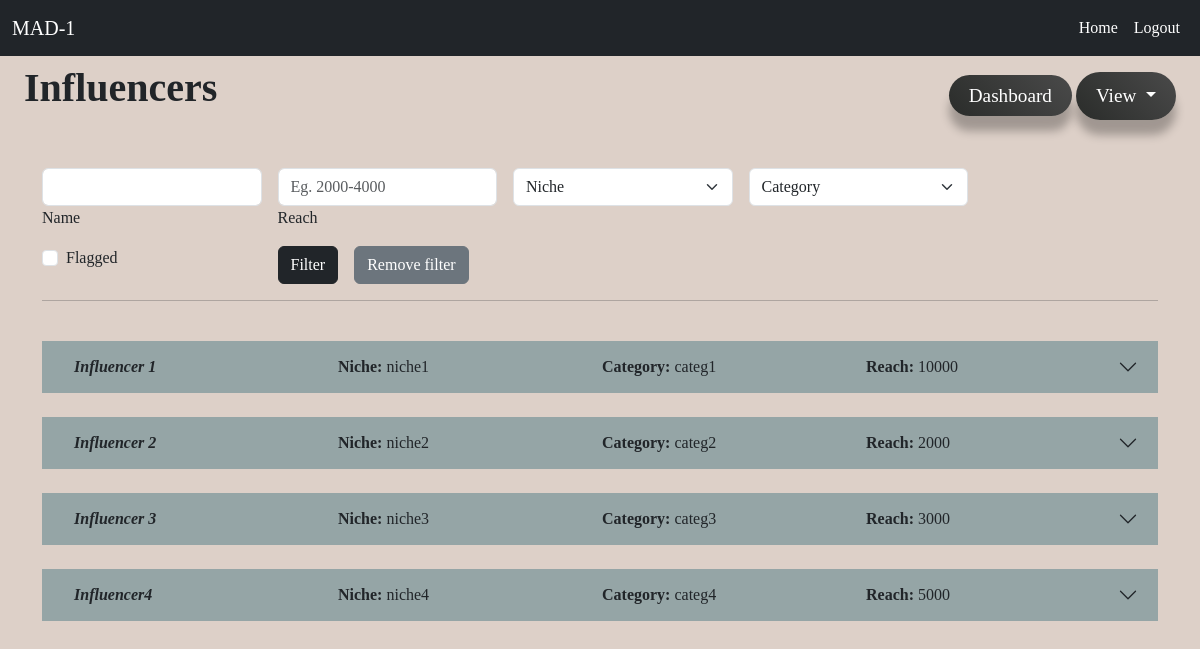
Page /admin/view_influencers (signed in) on the committed database.
### website/models.py (models this page shows)
class Influencer(db.Model):
    __tablename__ = 'influencer'
    id = db.Column(db.Integer, db.ForeignKey('user.id'), primary_key=True)
    name = db.Column(db.String, nullable=False)
    category = db.Column(db.String(100), nullable=False)
    niche = db.Column(db.String(100), nullable=False)
    reach = db.Column(db.Integer, nullable=False)
    earning = db.Column(db.Float, nullable=True)
    user = db.relationship('User', back_populates='influencer')
    ad_requests = db.relationship('AdRequest', back_populates='influencer')
    negotiations = db.relationship('Negotiation', back_populates='influencer')

### website/views.py (the view, shortened to what this page needs)
@views.route('/admin/view_influencers',methods=['GET','POST'])
@login_required
def view_influencers():
    influencers = Influencer.query.all()
    return render_template('view_influencers.html', user=current_user, influencers=influencers)

### website/__init__.py (called while the page is built)
def create_app():
    myapp = Flask(__name__)
    myapp.config['SECRET_KEY'] = 'mysecretkey'
    myapp.config['SQLALCHEMY_DATABASE_URI'] = 'sqlite:///database.sqlite3'
    db.init_app(myapp)
    api.init_app(myapp)
    from .auth import auth
    from .views import views
    myapp.register_blueprint(views,url_prefix = '/')
    myapp.register_blueprint(auth,url_prefix = '/auth')
    with myapp.app_context():
        db.create_all()
    login_manager = LoginManager()
    login_manager.login_view = 'views.home'
    login_manager.init_app(myapp)
    @login_manager.user_loader
    def load_user(user_id):
        return User.query.get(int(user_id))
    return myapp

### website/templates/view_influencers.html (shortened to what this page needs)
{% extends 'base.html' %}
{% block content %}
<div class="container-fluid" >
    <div class="d-flex align-items-left align-items-md-center flex-column flex-md-row pt-2 pb-4">
        <div>
            <h1 class="fw-bold mb-3">Influencers</h1>
        </div>
        <div class="ms-md-auto py-2 py-md-0">
            <a href="{{ url_for('views.admin_dashboard') }}" class="d-inline btn grey-btn">Dashboard</a>
            <div class="d-inline dropdown">
                <a class="dropdown-toggle btn grey-btn" href="#" role="button" data-bs-toggle="dropdown" aria-expanded="false">
                View
                </a>
            </div>
        </div>
    </div>
    <div class="container mt-3">
        <div class="row content-justify-center">
            <div class="col-md-10">
                  <form class="row gx-3 gy-2" action="{{ url_for('views.view_influencers') }}" method="post">
                    <div class="col-sm-3">
                        <input type="text" name="name" class="form-control" id="name">
                        <label class="form-label" for="name">Name</label>
                    </div>
                    <div class="col-sm-3">
                        <input type="text" name="reach" class="form-control" id="reach" placeholder="Eg. 2000-4000">
                        <label class="form-label" for="budget">Reach</label>
                    </div>
                    <div class="col-sm-3">
                        <select class="form-select" id="specificSizeSelect" name="niche">
                            <option value="" disabled selected>Niche</option>
                        </select>
                    </div>
                    <div class="col-sm-3">
                        <select class="form-select" id="specificSizeSelect" name="category">
                            <option value="" disabled selected>Category</option>
                        </select>
                    </div>
                    <div class="col-sm-3">
                        <div class="form-check">
                            <input class="form-check-input" type="checkbox" name="flagged" value="True" id="flexCheckChecked">
                            <label class="form-check-label" for="flexCheckChecked">
                                Flagged
                            </label>
                        </div>
                    </div>
                    <div class="col-auto">
                        <button type="submit" class="btn btn-dark">Filter</button>
                    </div>
                    <div class="col-auto">
                        <a href="{{ url_for('views.view_influencers') }}"><button type="submit" class="btn btn-secondary">Remove filter</button></a>
                    </div>
                </form>
             </div>
        </div>
        <hr>
        <br>
        {% if influencers %}
            {% for inf in influencers %}
            <div class="accordion accordion-flush" id="admin-view">
                <div class="accordion-item">
                <h2 class="accordion-header" id="flush-headingOne">
                    <button class="accordion-button collapsed" type="button" data-bs-toggle="collapse" data-bs-target="#{{ inf.id }}" aria-expanded="false" aria-controls="flush-collapseOne" {% if inf.user.flagged=='True' %}id='flagged'{% endif %}>
                        <div class="container">
                            <div class="row">
                                <div class="col">
                                    <strong><em>{{ inf.name }}</em></strong>
                                </div>
                                <div class="col">
                                  <strong>Niche:</strong> {{ inf.niche }}
                                </div>
                                <div class="col">
                                  <strong>Category:</strong> {{ inf.category }}
                                </div>
                                <div class="col">
                                    <strong>Reach:</strong> {{ inf.reach }}
                                </div>
                            </div>
                        </div>
                    </button>
                </h2>
                </div>
            </div>
            <br>
            {% endfor %}
        {% else %}
            <h4><em>No Influencers</em></h4>
        {% endif %}
    </div>
</div>
{% endblock %}

### website/static/css/style.css (style rules this page uses)
body { margin: 0; padding-top: 56px; font-family: 'Times New Roman', serif; background-color: rgb(221, 208, 200); }
a { color: rgb(92 94 96); text-decoration-line: none; }
.grey-btn { background: linear-gradient(45deg, #2a2c2a, #4a4a4a); border: none; color: white; box-shadow: 0 15px 10px rgba(0, 0, 0, 0.273); border-radius: 30px; padding: 10px 20px; font-size: 1.2em; transition: transform 0.2s, box-shadow 0.2s }
.form-control { height: max-content; }

### rows in the picture
Influencer: name "Influencer 1", niche "niche1", category "categ1", reach "10000"
Influencer: name "Influencer 2", niche "niche2", category "categ2", reach "2000"
Influencer: name "Influencer 3", niche "niche3", category "categ3", reach "3000"
Influencer: name "Influencer4", niche "niche4", category "categ4", reach "5000"
